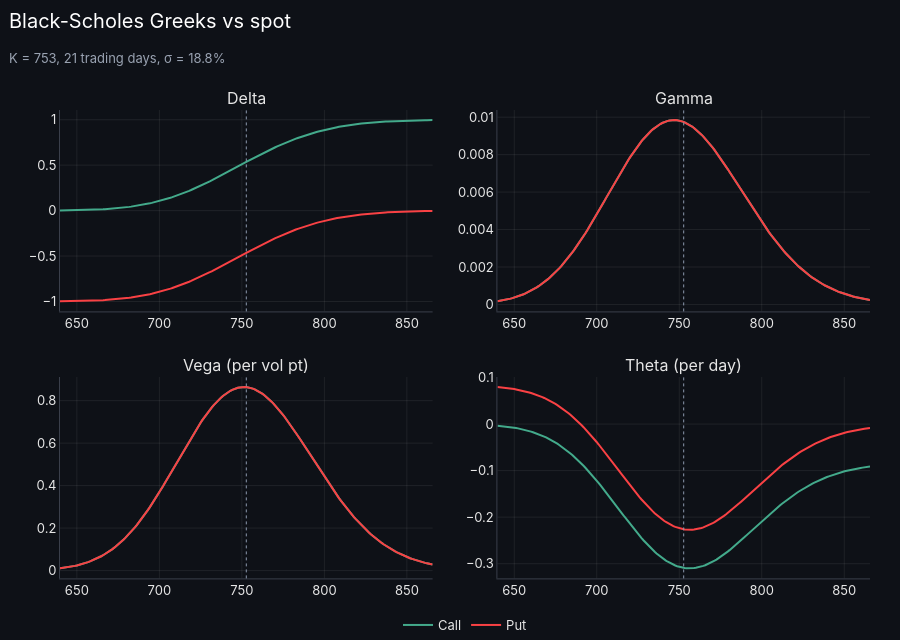

The notebook cell saved with this chart:
### Code cell
# Black-Scholes Greeks across spot (85%–115% of S0) for a call and a put. Note delta's S-curve; gamma and
# vega peak at the money and are identical for calls and puts; theta is most negative at the money.
spots = np.linspace(0.85 * S0, 1.15 * S0, 200)
greek_names = {'delta': 'Delta', 'gamma': 'Gamma', 'vega': 'Vega (per vol pt)', 'theta': 'Theta (per day)'}
subplot_pos = [dict(row=i // 2 + 1, col=i % 2 + 1) for i in range(len(greek_names))]   # 2×2 grid

fig = make_subplots(rows=2, cols=2, subplot_titles=list(greek_names.values()),
                    vertical_spacing=0.14, horizontal_spacing=0.08)
for kind, color in [('call', UP), ('put', DOWN)]:
    greeks = bs_greeks(spots, K0, T0, rf0, sig0, kind=kind)
    for i, greek in enumerate(greek_names):
        fig.add_scatter(x=spots, y=greeks[greek], name=kind.title(), legendgroup=kind, showlegend=i == 0,
                        line=dict(color=color, width=2), **subplot_pos[i])
for pos in subplot_pos:
    fig.add_vline(x=K0, line=dict(color=NEUTRAL, dash='dot', width=1), **pos)

fig.update_layout(title=func_lib.subtitled('Black-Scholes Greeks vs spot', f'K = {K0:.0f}, {HORIZON} trading days, σ = {sig0:.1%}'),
                  height=640, hovermode='x unified')
fig.show()

### Figure 1 — Plotly figure (JSON) as saved in the notebook; plotly's stock layout.template omitted (floating-point values rounded to 4 significant figures; data arrays with more than 128 entries replaced by an {"elided": "..."} marker saying what was removed)
{"data": [{"legendgroup": "call", "line": {"color": "#43AA8B", "width": 2}, "name": "Call", "showlegend": true, "type": "scatter", "x": {"elided": "200 float values"}, "xaxis": "x", "y": {"elided": "200 float values"}, "yaxis": "y"}, {"legendgroup": "call", "line": {"color": "#43AA8B", "width": 2}, "name": "Call", "showlegend": false, "type": "scatter", "x": {"elided": "200 float values"}, "xaxis": "x2", "y": {"elided": "200 float values"}, "yaxis": "y2"}, {"legendgroup": "call", "line": {"color": "#43AA8B", "width": 2}, "name": "Call", "showlegend": false, "type": "scatter", "x": {"elided": "200 float values"}, "xaxis": "x3", "y": {"elided": "200 float values"}, "yaxis": "y3"}, {"legendgroup": "call", "line": {"color": "#43AA8B", "width": 2}, "name": "Call", "showlegend": false, "type": "scatter", "x": {"elided": "200 float values"}, "xaxis": "x4", "y": {"elided": "200 float values"}, "yaxis": "y4"}, {"legendgroup": "put", "line": {"color": "#F94144", "width": 2}, "name": "Put", "showlegend": true, "type": "scatter", "x": {"elided": "200 float values"}, "xaxis": "x", "y": {"elided": "200 float values"}, "yaxis": "y"}, {"legendgroup": "put", "line": {"color": "#F94144", "width": 2}, "name": "Put", "showlegend": false, "type": "scatter", "x": {"elided": "200 float values"}, "xaxis": "x2", "y": {"elided": "200 float values"}, "yaxis": "y2"}, {"legendgroup": "put", "line": {"color": "#F94144", "width": 2}, "name": "Put", "showlegend": false, "type": "scatter", "x": {"elided": "200 float values"}, "xaxis": "x3", "y": {"elided": "200 float values"}, "yaxis": "y3"}, {"legendgroup": "put", "line": {"color": "#F94144", "width": 2}, "name": "Put", "showlegend": false, "type": "scatter", "x": {"elided": "200 float values"}, "xaxis": "x4", "y": {"elided": "200 float values"}, "yaxis": "y4"}], "layout": {"annotations": [{"font": {"size": 16}, "showarrow": false, "text": "Delta", "x": 0.23, "xanchor": "center", "xref": "paper", "y": 1.0, "yanchor": "bottom", "yref": "paper"}, {"font": {"size": 16}, "showarrow": false, "text": "Gamma", "x": 0.77, "xanchor": "center", "xref": "paper", "y": 1.0, "yanchor": "bottom", "yref": "paper"}, {"font": {"size": 16}, "showarrow": false, "text": "Vega (per vol pt)", "x": 0.23, "xanchor": "center", "xref": "paper", "y": 0.43, "yanchor": "bottom", "yref": "paper"}, {"font": {"size": 16}, "showarrow": false, "text": "Theta (per day)", "x": 0.77, "xanchor": "center", "xref": "paper", "y": 0.43, "yanchor": "bottom", "yref": "paper"}], "height": 640, "hovermode": "x unified", "shapes": [{"line": {"color": "#8d99ae", "dash": "dot", "width": 1}, "type": "line", "x0": 752.7, "x1": 752.7, "xref": "x", "y0": 0, "y1": 1, "yref": "y domain"}, {"line": {"color": "#8d99ae", "dash": "dot", "width": 1}, "type": "line", "x0": 752.7, "x1": 752.7, "xref": "x2", "y0": 0, "y1": 1, "yref": "y2 domain"}, {"line": {"color": "#8d99ae", "dash": "dot", "width": 1}, "type": "line", "x0": 752.7, "x1": 752.7, "xref": "x3", "y0": 0, "y1": 1, "yref": "y3 domain"}, {"line": {"color": "#8d99ae", "dash": "dot", "width": 1}, "type": "line", "x0": 752.7, "x1": 752.7, "xref": "x4", "y0": 0, "y1": 1, "yref": "y4 domain"}], "title": {"subtitle": {"text": "K = 753, 21 trading days, σ = 18.8%"}, "text": "Black-Scholes Greeks vs spot"}, "xaxis": {"anchor": "y", "domain": [0.0, 0.46]}, "xaxis2": {"anchor": "y2", "domain": [0.54, 1.0]}, "xaxis3": {"anchor": "y3", "domain": [0.0, 0.46]}, "xaxis4": {"anchor": "y4", "domain": [0.54, 1.0]}, "yaxis": {"anchor": "x", "domain": [0.57, 1.0]}, "yaxis2": {"anchor": "x2", "domain": [0.57, 1.0]}, "yaxis3": {"anchor": "x3", "domain": [0.0, 0.43]}, "yaxis4": {"anchor": "x4", "domain": [0.0, 0.43]}}}
